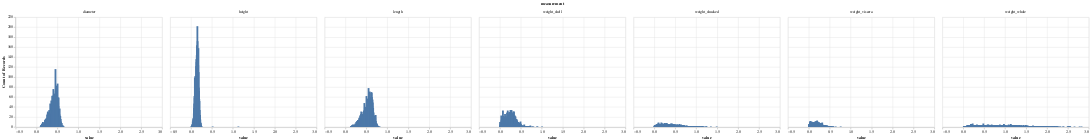

Notebook cell for this chart:
### Markdown cell above
Plots:

### Code cell
# TODO: create some plots (maybe with captions)
# I'm not sure if they need to compare the target variable to the predictors, or if it's just within the predictors...I think the former probably
# makes more sense, but it'd be wise to read over the proposal a couple more times...

#not sure why .title() and .bin() aren't working here
#i don't think using facet is correct here because it locks the x scale and y scale. but the measurements are all different units. i think we need to decide to only use a few of them

abalone_train_melt = abalone_train.melt(
    id_vars=["sex", "rings"],
    var_name="measurement",
    value_name="value"
)

predictor_distribution = alt.Chart(abalone_train_melt).mark_bar().encode(
    x = alt.X("value"),
    y = alt.Y("count()")
).facet("measurement")

predictor_distribution

### Figure 1 — Vega-Lite specification as saved in the notebook (floating-point values rounded to 4 significant figures; data arrays with more than 128 entries replaced by an {"elided": "..."} marker saying what was removed)
{"config": {"view": {"continuousWidth": 400, "continuousHeight": 300}}, "data": {"name": "data-1c2ffbb5a2dd1a52b10a5890b08190b1"}, "facet": {"field": "measurement", "type": "nominal"}, "spec": {"mark": "bar", "encoding": {"x": {"field": "value", "type": "quantitative"}, "y": {"aggregate": "count", "type": "quantitative"}}}, "$schema": "https://vega.github.io/schema/vega-lite/v4.17.0.json", "datasets": {"data-1c2ffbb5a2dd1a52b10a5890b08190b1": {"elided": "21924 records"}}}
